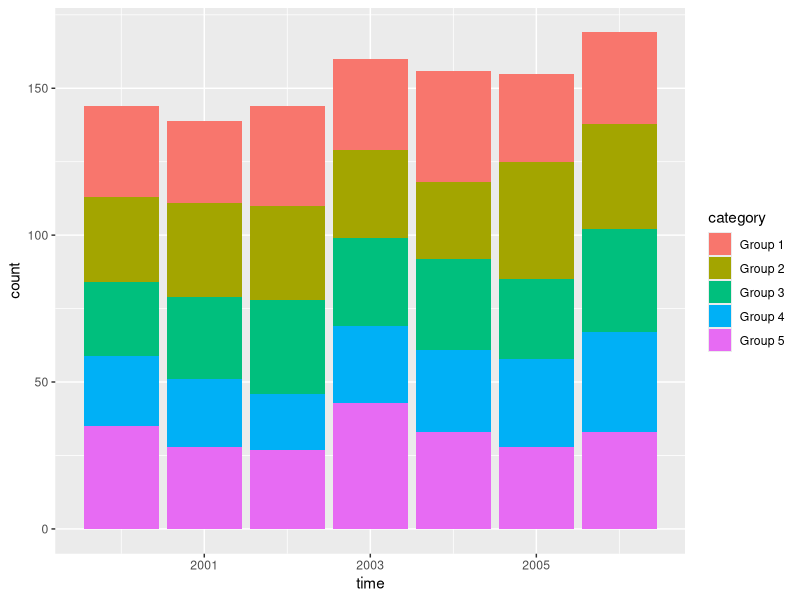
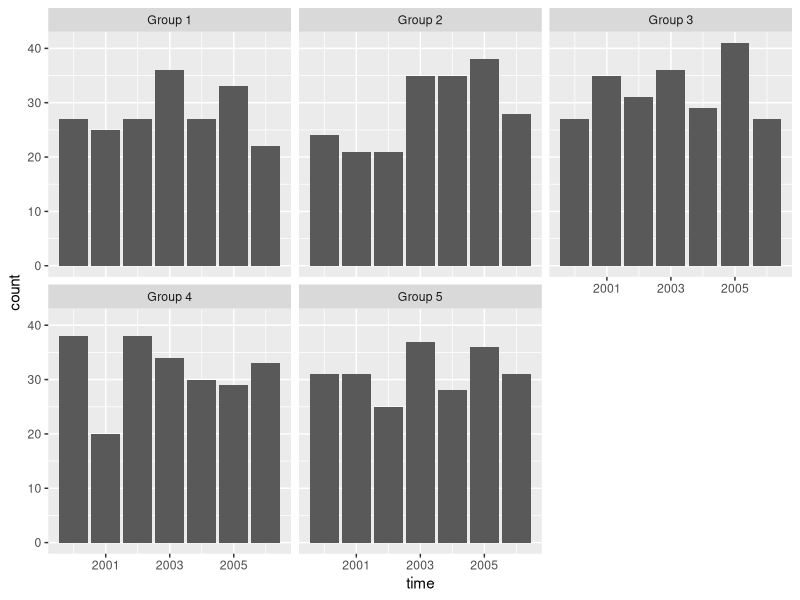
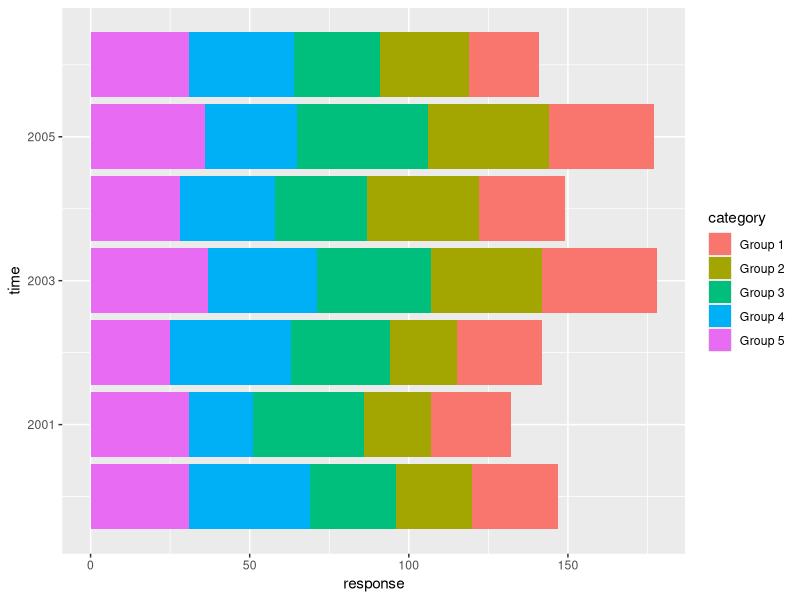
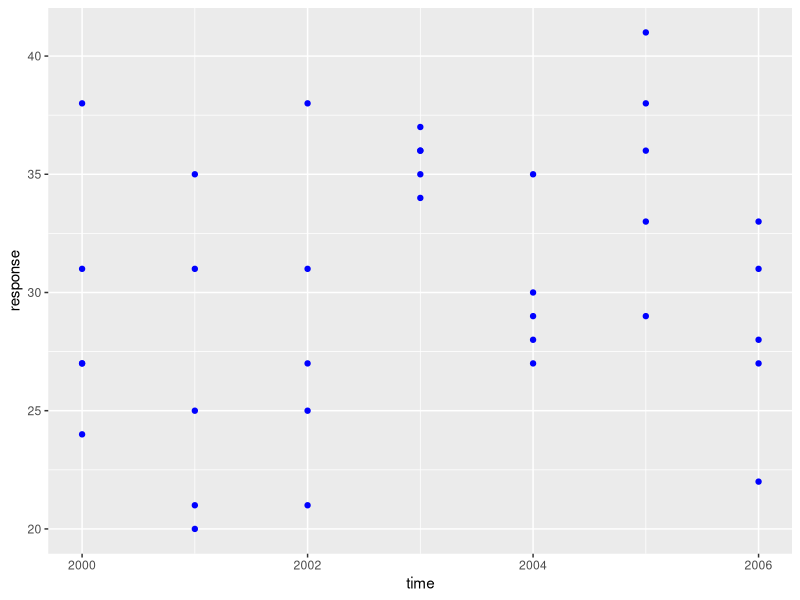
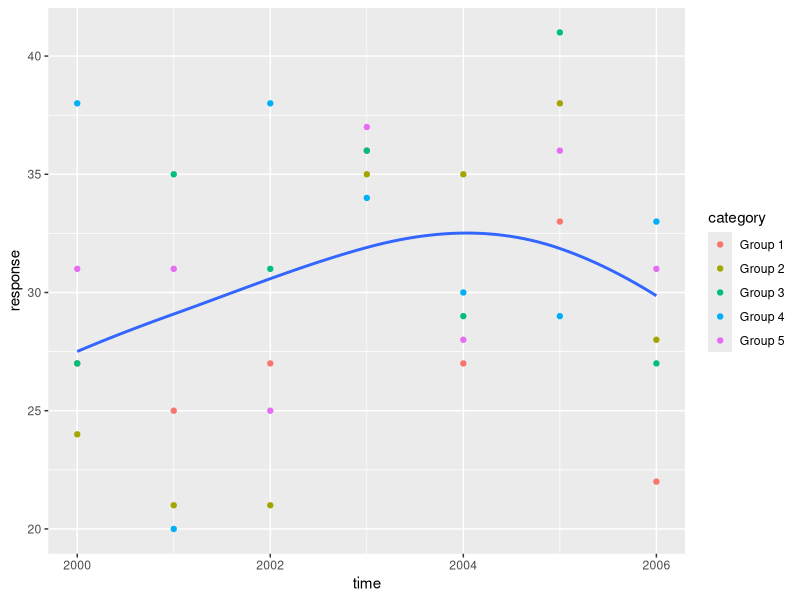

The R source for these figures, in order:
## ---- chunk 1
knitr::opts_chunk$set(echo = TRUE, warning = FALSE, message = FALSE)
## ---- chunk 2
library(tidyverse)
category <- rep(c("Group 1", "Group 2", "Group 3", "Group 4", "Group 5"), 7)
time <- rep(c(2000, 2001, 2002, 2003, 2004, 2005, 2006), each = 5) 
response <- rpois(length(category), 30)
df <- tibble(category, time, response)
ggplot(data = df, aes(x = time, y = response)) +
  geom_col(aes(fill = category)) +
  labs(y = "count")
## ---- chunk 3
category <- rep(c("Group 1", "Group 2", "Group 3", "Group 4", "Group 5"), 7)
time <- rep(c(2000, 2001, 2002, 2003, 2004, 2005, 2006), each = 5) 
response <- rpois(length(category), 30)
df <- tibble(category, time, response)
ggplot(data = df, aes(x = time, y = response)) +
  geom_col() +
  facet_wrap(~category) + 
  labs(y = "count")
## ---- chunk 4
ggplot(data = df, aes(x = time, y = response)) +
  geom_col(aes(fill = category)) +
  coord_flip()
## ---- chunk 5
ggplot(data = df, aes(x = time, y = response)) +
  geom_point(colour = "blue")
## ---- chunk 6
ggplot(data = df, aes(x = time, y = response)) +
  geom_point(aes(colour = category)) +
  geom_smooth(se = FALSE, span = 1.9)
